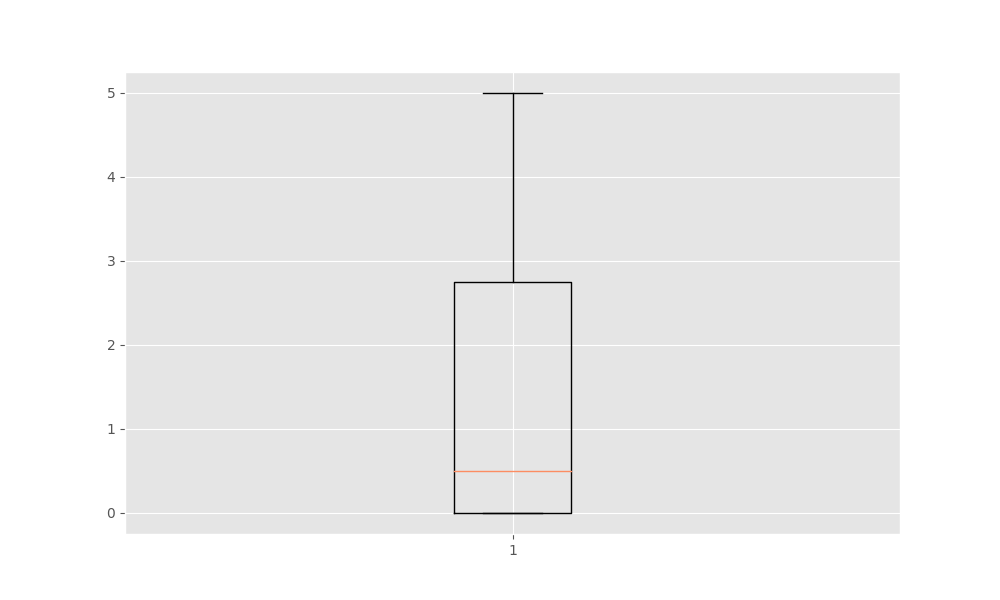

The script that saved this image:
import numpy as np
import gym
import torch
from model import Net
from Actor import ENV
from utils import preproccess
import argparse
import matplotlib.pyplot as plt
import seaborn as sns
import warnings
from tqdm import tqdm
import collections


model_path = "/home/mukai/params/run_Ape-X_Breakout_2022-01-24_17-23"
device = torch.device('cuda:0' if torch.cuda.is_available() else 'cpu')


parser = argparse.ArgumentParser(description="Test parameter")
parser.add_argument("--random", action="store_true", help="action randam select")
parser.add_argument("--model" , type=str, default="120", help="model number")
args = parser.parse_args()

env = gym.make(ENV)
Model = Net(env.action_space.n).to(device)
if not args.random:
    Model.load_state_dict(torch.load(f"{model_path}/model_step_{args.model}.pth"))


def decide_action(state: torch.Tensor) -> int:
    
    Model.eval()
    state.to(device)
    if args.random:
        output = env.action_space.sample()
    else:
        output = Model(state).max(1)[1].view(1, 1).to("cpu").item()
    
    return output

if __name__=="__main__":

    plt.style.use("ggplot")
    sns.set_palette('Set2')
    warnings.filterwarnings('ignore')
    score = []  
    frames = collections.deque(maxlen=4)
    for episode in tqdm(range(10)):
        total_reward = 0
        frame = preproccess(env.reset())
        for _ in range(4):
            frames.append(frame)
        state = torch.FloatTensor(np.stack(frames, axis=0)[np.newaxis, ...]).cuda()
        done = False
        step = 0
        while not done:
            #env.render()
            action = decide_action(state)
            next_state, reward, done, _ = env.step(action)
            total_reward += reward
            #print(step, done)
            if done or step > 1000:
                score.append(total_reward)
                break
            else:
                frames.append(preproccess(next_state))
                state = torch.FloatTensor(np.stack(frames, axis=0)[np.newaxis, ...]).cuda()
                step += 1
    #env.close()
    plt.figure(figsize=(10,6))
    plt.boxplot(score)
    plt.savefig("test.png")